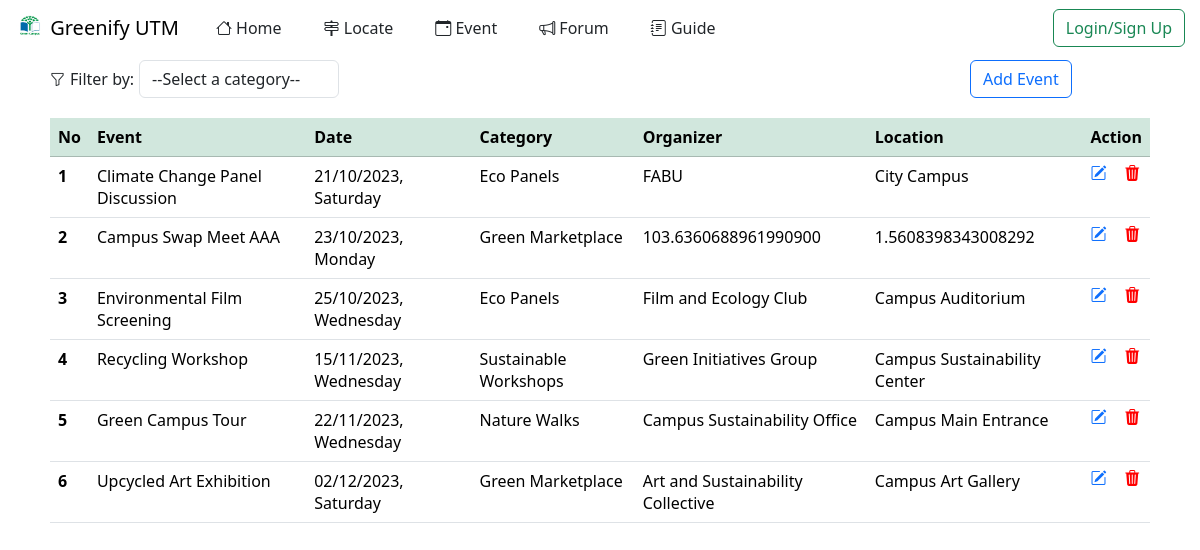
/manageEvent.php, run on the app's committed database.
### tables this page shows
CREATE TABLE `events` (
  `eventID` int(11) NOT NULL,
  `eventName` varchar(50) DEFAULT NULL,
  `locationName` varchar(50) DEFAULT NULL,
  `latitude` decimal(20,16) DEFAULT NULL,
  `longitude` decimal(20,16) DEFAULT NULL,
  `category` varchar(50) DEFAULT NULL,
  `eventImage` varchar(50) DEFAULT NULL,
  `eventDescp` text DEFAULT NULL,
  `organizer` varchar(255) DEFAULT NULL,
  `startDate` datetime DEFAULT NULL,
  `endDate` datetime DEFAULT NULL,
  `duration` varchar(100) GENERATED ALWAYS AS (concat(floor(hour(timediff(`endDate`,`startDate`)) / 24),' day(s) ',hour(timediff(`endDate`,`startDate`)) MOD 24,' hour(s) ',minute(timediff(`endDate`,`startDate`)),' min(s)')) STORED
);

### manageEvent.php (the view, shortened to what this page needs)
<?php
include("connectdb.php");
$sql = "SELECT * FROM events";
$result = mysqli_query($con, $sql);
?>
<html>
<head>
    <link rel="stylesheet" href="css/manageEvent.css" />
    <link rel="stylesheet" href="css/forum.css" />
</head>
<body>
    <?php include("header.php") ?>
    <div class="table-container">
        <div style="display: flex; align-items: center;">
            <div style="width:900px; display:flex; align-items: center;">
                <span><i class="bi bi-funnel" style="font-size:15px; margin-right: 5px;"></i></span>
                <span style="margin-right: 5px;">Filter by:</span>
                <select id="categoryFilter" class="form-control">
                    <option value="" selected disabled>--Select a category--</option>
                </select>
            </div>
            <button type="button" class="btn btn-outline-primary" data-bs-toggle="modal" data-bs-target="#addModal"
                style="margin-left:20px">
                Add Event
            </button>
        </div>
        <table class="table table-hover" style="margin-top:20px">
            <thead class="table-success">
                <tr>
                    <th scope="col">No</th>
                    <th scope="col">Event</th>
                    <th scope="col">Date</th>
                    <th scope="col">Category</th>
                    <th scope="col">Organizer</th>
                    <th scope="col">Location</th>
                    <th scope="col" colspan='2'>Action</th>
                </tr>
            </thead>
            <tbody>
                <?php $modalContent = array();
                $counter = 1;
                while ($row = mysqli_fetch_assoc($result)) {
                    ?>
                    <tr class="event-row" data-category="<?php echo $row['category']; ?>">
                        <th scope="row">
                            <?php echo $counter ?>
                        </th>
                        <td>
                            <?php echo $row['eventName']; ?>
                        </td>
                        <td>
                            <?php $startDate = strtotime($row['startDate']);
                            $formattedDate = date('d/m/Y, l', $startDate);
                            echo $formattedDate; ?>
                        </td>
                        <td>
                            <?php echo $row['category']; ?>
                        </td>
                        <td>
                            <?php echo $row['organizer']; ?>
                        </td>
                        <td>
                            <?php echo $row['locationName']; ?>
                        </td>
                        <td><a href="#" class="ag-courses-item_link" style="text-decoration:none" type="button"
                                data-toggle="modal" data-target="#exampleModal<?php echo $row['eventID']; ?>"><i
                                    class="bi bi-pencil-square"></i></a>
                        </td>
                        <td>
                            <a href="#" class="ag-courses-item_link" style="text-decoration:none" type="button"
                                data-toggle="modal" data-target="#deleteModal<?php echo $row['eventID']; ?>"><i
                                    class="bi bi-trash3-fill" style="color:red"></i></a>
                        </td>
                    </tr>
                </tbody>
                <?php
                $counter++;
                }
                ?>
        </table>
</body>
</html>

### css/manageEvent.css (style rules this page uses)
.table-container { padding: 60px 50px; }
#categoryFilter { width:200px; cursor: pointer; }

### data on the page
events: eventName "Climate Change Panel Discussion", startDate "21/10/2023, Saturday", category "Eco Panels", organizer "FABU", locationName "City Campus"
events: eventName "Campus Swap Meet AAA", startDate "23/10/2023, Monday", category "Green Marketplace", organizer "103.6360688961990900", locationName "1.5608398343008292"
events: eventName "Environmental Film Screening", startDate "25/10/2023, Wednesday", category "Eco Panels", organizer "Film and Ecology Club", locationName "Campus Auditorium"
events: eventName "Recycling Workshop", startDate "15/11/2023, Wednesday", category "Sustainable Workshops", organizer "Green Initiatives Group", locationName "Campus Sustainability Center"
events: eventName "Green Campus Tour", startDate "22/11/2023, Wednesday", category "Nature Walks", organizer "Campus Sustainability Office", locationName "Campus Main Entrance"
events: eventName "Upcycled Art Exhibition", startDate "02/12/2023, Saturday", category "Green Marketplace", organizer "Art and Sustainability Collective", locationName "Campus Art Gallery"
